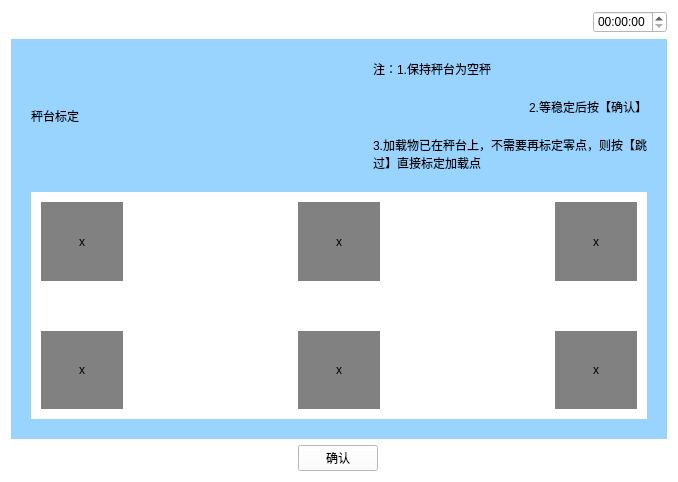
<?xml version="1.0" encoding="UTF-8"?>
<ui version="4.0">
 <class>Biaoding</class>
 <widget class="QWidget" name="Biaoding">
  <property name="geometry">
   <rect>
    <x>0</x>
    <y>0</y>
    <width>678</width>
    <height>482</height>
   </rect>
  </property>
  <property name="windowTitle">
   <string>Form</string>
  </property>
  <property name="styleSheet">
   <string notr="true">background-color: rgb(255, 255, 255);</string>
  </property>
  <layout class="QVBoxLayout" name="verticalLayout_3" stretch="1,5,1">
   <item>
    <layout class="QHBoxLayout" name="horizontalLayout_5">
     <item>
      <widget class="QPushButton" name="pushButton">
       <property name="text">
        <string/>
       </property>
       <property name="icon">
        <iconset resource="myimages.qrc">
         <normaloff>:/image/images/4g.png</normaloff>:/image/images/4g.png</iconset>
       </property>
       <property name="flat">
        <bool>true</bool>
       </property>
      </widget>
     </item>
     <item>
      <widget class="QPushButton" name="pushButton_2">
       <property name="text">
        <string/>
       </property>
       <property name="icon">
        <iconset resource="myimages.qrc">
         <normaloff>:/image/images/wireless.svg</normaloff>:/image/images/wireless.svg</iconset>
       </property>
       <property name="flat">
        <bool>true</bool>
       </property>
      </widget>
     </item>
     <item>
      <widget class="QPushButton" name="pushButton_3">
       <property name="text">
        <string/>
       </property>
       <property name="icon">
        <iconset resource="myimages.qrc">
         <normaloff>:/image/images/bl.svg</normaloff>:/image/images/bl.svg</iconset>
       </property>
       <property name="flat">
        <bool>true</bool>
       </property>
      </widget>
     </item>
     <item>
      <widget class="QPushButton" name="pushButton_4">
       <property name="text">
        <string/>
       </property>
       <property name="icon">
        <iconset resource="myimages.qrc">
         <normaloff>:/image/images/locate.svg</normaloff>:/image/images/locate.svg</iconset>
       </property>
       <property name="flat">
        <bool>true</bool>
       </property>
      </widget>
     </item>
     <item>
      <spacer name="horizontalSpacer_4">
       <property name="orientation">
        <enum>Qt::Horizontal</enum>
       </property>
       <property name="sizeHint" stdset="0">
        <size>
         <width>40</width>
         <height>20</height>
        </size>
       </property>
      </spacer>
     </item>
     <item>
      <widget class="QTimeEdit" name="timeEdit_2"/>
     </item>
    </layout>
   </item>
   <item>
    <widget class="QWidget" name="widget" native="true">
     <property name="sizePolicy">
      <sizepolicy hsizetype="Preferred" vsizetype="Preferred">
       <horstretch>0</horstretch>
       <verstretch>0</verstretch>
      </sizepolicy>
     </property>
     <property name="contextMenuPolicy">
      <enum>Qt::DefaultContextMenu</enum>
     </property>
     <property name="styleSheet">
      <string notr="true">background-color: rgb(153, 211, 255);</string>
     </property>
     <layout class="QVBoxLayout" name="verticalLayout_2" stretch="1,2">
      <property name="spacing">
       <number>20</number>
      </property>
      <property name="margin">
       <number>20</number>
      </property>
      <item>
       <layout class="QHBoxLayout" name="horizontalLayout">
        <item>
         <widget class="QLabel" name="label">
          <property name="text">
           <string>秤台标定</string>
          </property>
         </widget>
        </item>
        <item>
         <spacer name="horizontalSpacer">
          <property name="orientation">
           <enum>Qt::Horizontal</enum>
          </property>
          <property name="sizeHint" stdset="0">
           <size>
            <width>40</width>
            <height>20</height>
           </size>
          </property>
         </spacer>
        </item>
        <item>
         <layout class="QVBoxLayout" name="verticalLayout">
          <item>
           <widget class="QLabel" name="label_2">
            <property name="text">
             <string>注：1.保持秤台为空秤</string>
            </property>
           </widget>
          </item>
          <item>
           <widget class="QLabel" name="label_3">
            <property name="text">
             <string>2.等稳定后按【确认】</string>
            </property>
            <property name="alignment">
             <set>Qt::AlignRight|Qt::AlignTrailing|Qt::AlignVCenter</set>
            </property>
           </widget>
          </item>
          <item>
           <widget class="QLabel" name="label_6">
            <property name="text">
             <string>3.加载物已在秤台上，不需要再标定零点，则按【跳过】直接标定加载点</string>
            </property>
            <property name="wordWrap">
             <bool>true</bool>
            </property>
           </widget>
          </item>
         </layout>
        </item>
       </layout>
      </item>
      <item>
       <widget class="QWidget" name="widget_2" native="true">
        <property name="sizePolicy">
         <sizepolicy hsizetype="Preferred" vsizetype="Preferred">
          <horstretch>0</horstretch>
          <verstretch>0</verstretch>
         </sizepolicy>
        </property>
        <property name="styleSheet">
         <string notr="true">background-color: rgb(255, 255, 255);</string>
        </property>
        <layout class="QGridLayout" name="gridLayout">
         <property name="horizontalSpacing">
          <number>175</number>
         </property>
         <property name="verticalSpacing">
          <number>50</number>
         </property>
         <property name="margin">
          <number>10</number>
         </property>
         <item row="0" column="0">
          <widget class="QLabel" name="label_4">
           <property name="styleSheet">
            <string notr="true">background-color: rgb(129, 129, 129);</string>
           </property>
           <property name="text">
            <string>x</string>
           </property>
           <property name="alignment">
            <set>Qt::AlignCenter</set>
           </property>
          </widget>
         </item>
         <item row="0" column="1">
          <widget class="QLabel" name="label_10">
           <property name="styleSheet">
            <string notr="true">background-color: rgb(129, 129, 129);</string>
           </property>
           <property name="text">
            <string>x</string>
           </property>
           <property name="alignment">
            <set>Qt::AlignCenter</set>
           </property>
          </widget>
         </item>
         <item row="0" column="2">
          <widget class="QLabel" name="label_12">
           <property name="styleSheet">
            <string notr="true">background-color: rgb(129, 129, 129);</string>
           </property>
           <property name="text">
            <string>x</string>
           </property>
           <property name="alignment">
            <set>Qt::AlignCenter</set>
           </property>
          </widget>
         </item>
         <item row="1" column="0">
          <widget class="QLabel" name="label_5">
           <property name="styleSheet">
            <string notr="true">background-color: rgb(129, 129, 129);</string>
           </property>
           <property name="text">
            <string>x</string>
           </property>
           <property name="alignment">
            <set>Qt::AlignCenter</set>
           </property>
          </widget>
         </item>
         <item row="1" column="1">
          <widget class="QLabel" name="label_7">
           <property name="styleSheet">
            <string notr="true">background-color: rgb(129, 129, 129);</string>
           </property>
           <property name="text">
            <string>x</string>
           </property>
           <property name="alignment">
            <set>Qt::AlignCenter</set>
           </property>
          </widget>
         </item>
         <item row="1" column="2">
          <widget class="QLabel" name="label_11">
           <property name="styleSheet">
            <string notr="true">background-color: rgb(129, 129, 129);</string>
           </property>
           <property name="text">
            <string>x</string>
           </property>
           <property name="alignment">
            <set>Qt::AlignCenter</set>
           </property>
          </widget>
         </item>
        </layout>
       </widget>
      </item>
     </layout>
    </widget>
   </item>
   <item>
    <layout class="QHBoxLayout" name="horizontalLayout_2">
     <item>
      <widget class="QPushButton" name="returnIndex">
       <property name="font">
        <font>
         <family>AR PL UMing TW MBE</family>
        </font>
       </property>
       <property name="styleSheet">
        <string notr="true">border-image: url(:/image/images/index.svg);</string>
       </property>
       <property name="text">
        <string/>
       </property>
       <property name="icon">
        <iconset resource="myimages.qrc">
         <normaloff>:/image/images/index.svg</normaloff>:/image/images/index.svg</iconset>
       </property>
       <property name="iconSize">
        <size>
         <width>40</width>
         <height>40</height>
        </size>
       </property>
       <property name="flat">
        <bool>true</bool>
       </property>
      </widget>
     </item>
     <item>
      <spacer name="horizontalSpacer_2">
       <property name="orientation">
        <enum>Qt::Horizontal</enum>
       </property>
       <property name="sizeHint" stdset="0">
        <size>
         <width>40</width>
         <height>20</height>
        </size>
       </property>
      </spacer>
     </item>
     <item>
      <widget class="QPushButton" name="confirm">
       <property name="text">
        <string>确认</string>
       </property>
      </widget>
     </item>
     <item>
      <spacer name="horizontalSpacer_3">
       <property name="orientation">
        <enum>Qt::Horizontal</enum>
       </property>
       <property name="sizeHint" stdset="0">
        <size>
         <width>40</width>
         <height>20</height>
        </size>
       </property>
      </spacer>
     </item>
     <item>
      <widget class="QPushButton" name="returnPage">
       <property name="text">
        <string/>
       </property>
       <property name="icon">
        <iconset resource="myimages.qrc">
         <normaloff>:/image/images/shangyiye.svg</normaloff>:/image/images/shangyiye.svg</iconset>
       </property>
       <property name="iconSize">
        <size>
         <width>40</width>
         <height>40</height>
        </size>
       </property>
       <property name="flat">
        <bool>true</bool>
       </property>
      </widget>
     </item>
    </layout>
   </item>
  </layout>
 </widget>
 <resources>
  <include location="myimages.qrc"/>
 </resources>
 <connections/>
</ui>
